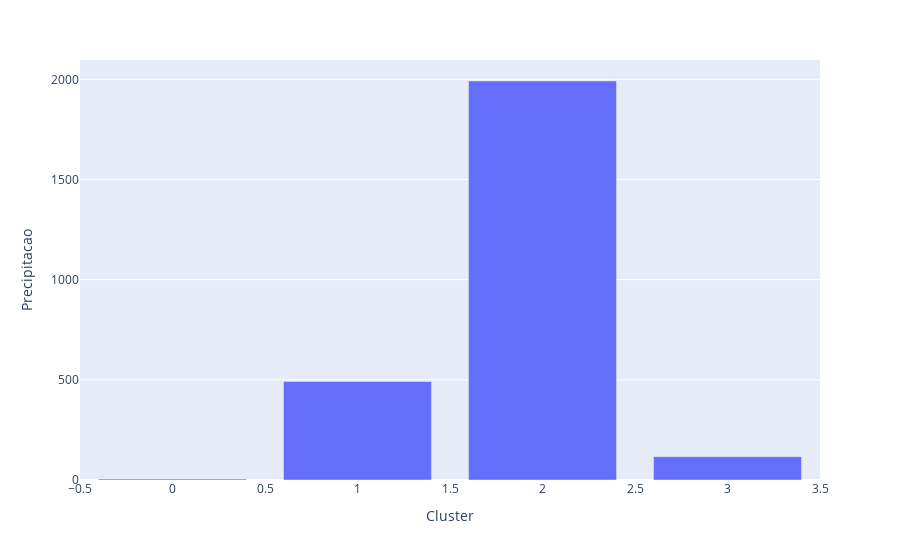

The cell this chart's notebook holds for it:
### Code cell
fig = px.bar(df_prec.groupby(['Cluster'])[['Precipitacao']].mean().reset_index(),
             x="Cluster", y="Precipitacao", barmode="group")
fig.show()

### Figure 1 — Plotly figure (JSON) as saved in the notebook; plotly's stock layout.template omitted (floating-point values rounded to 4 significant figures)
{"data": [{"alignmentgroup": "True", "hovertemplate": "Cluster=%{x}<br>Precipitacao=%{y}<extra></extra>", "legendgroup": "", "marker": {"color": "#636efa"}, "name": "", "offsetgroup": "", "orientation": "v", "showlegend": false, "textposition": "auto", "type": "bar", "x": [0, 1, 2, 3], "xaxis": "x", "y": [5.143, 491.8, 1992.0, 116.7], "yaxis": "y"}], "layout": {"barmode": "group", "legend": {"tracegroupgap": 0}, "margin": {"t": 60}, "xaxis": {"anchor": "y", "domain": [0, 1], "title": {"text": "Cluster"}}, "yaxis": {"anchor": "x", "domain": [0, 1], "title": {"text": "Precipitacao"}}}}
